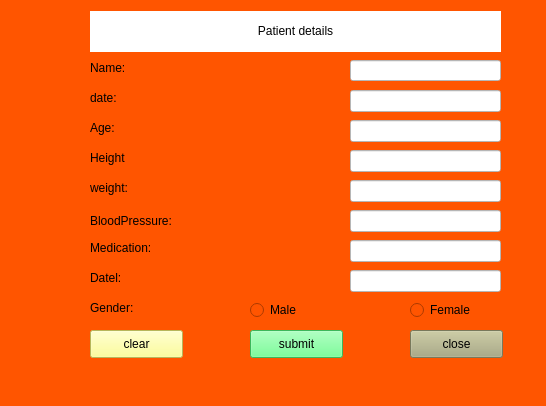
<?xml version="1.0" encoding="UTF-8"?>
<ui version="4.0">
 <class>MainWindow</class>
 <widget class="QMainWindow" name="MainWindow">
  <property name="geometry">
   <rect>
    <x>0</x>
    <y>0</y>
    <width>546</width>
    <height>406</height>
   </rect>
  </property>
  <property name="windowTitle">
   <string>MainWindow</string>
  </property>
  <property name="styleSheet">
   <string notr="true">background-color: rgb(255, 85, 0);</string>
  </property>
  <widget class="QWidget" name="centralwidget">
   <widget class="QLabel" name="label">
    <property name="geometry">
     <rect>
      <x>90</x>
      <y>60</y>
      <width>55</width>
      <height>16</height>
     </rect>
    </property>
    <property name="text">
     <string>Name:</string>
    </property>
   </widget>
   <widget class="QLineEdit" name="lineEdit">
    <property name="geometry">
     <rect>
      <x>350</x>
      <y>60</y>
      <width>151</width>
      <height>21</height>
     </rect>
    </property>
    <property name="styleSheet">
     <string notr="true">background-color: rgb(255, 255, 255);</string>
    </property>
   </widget>
   <widget class="QLabel" name="label_2">
    <property name="geometry">
     <rect>
      <x>90</x>
      <y>90</y>
      <width>55</width>
      <height>16</height>
     </rect>
    </property>
    <property name="text">
     <string>date:</string>
    </property>
   </widget>
   <widget class="QLineEdit" name="lineEdit_2">
    <property name="geometry">
     <rect>
      <x>350</x>
      <y>90</y>
      <width>151</width>
      <height>22</height>
     </rect>
    </property>
    <property name="styleSheet">
     <string notr="true">background-color: rgb(255, 255, 255);</string>
    </property>
   </widget>
   <widget class="QLabel" name="label_3">
    <property name="geometry">
     <rect>
      <x>110</x>
      <y>130</y>
      <width>55</width>
      <height>16</height>
     </rect>
    </property>
    <property name="text">
     <string/>
    </property>
   </widget>
   <widget class="QLabel" name="label_4">
    <property name="geometry">
     <rect>
      <x>90</x>
      <y>120</y>
      <width>55</width>
      <height>16</height>
     </rect>
    </property>
    <property name="text">
     <string>Age:</string>
    </property>
   </widget>
   <widget class="QLabel" name="label_5">
    <property name="geometry">
     <rect>
      <x>90</x>
      <y>150</y>
      <width>55</width>
      <height>16</height>
     </rect>
    </property>
    <property name="text">
     <string>Height</string>
    </property>
   </widget>
   <widget class="QLabel" name="label_6">
    <property name="geometry">
     <rect>
      <x>90</x>
      <y>180</y>
      <width>55</width>
      <height>16</height>
     </rect>
    </property>
    <property name="text">
     <string>weight:</string>
    </property>
   </widget>
   <widget class="QLabel" name="label_7">
    <property name="geometry">
     <rect>
      <x>90</x>
      <y>210</y>
      <width>91</width>
      <height>21</height>
     </rect>
    </property>
    <property name="text">
     <string>BloodPressure:</string>
    </property>
   </widget>
   <widget class="QLabel" name="label_8">
    <property name="geometry">
     <rect>
      <x>90</x>
      <y>240</y>
      <width>81</width>
      <height>16</height>
     </rect>
    </property>
    <property name="text">
     <string>Medication:</string>
    </property>
   </widget>
   <widget class="QLineEdit" name="lineEdit_3">
    <property name="geometry">
     <rect>
      <x>350</x>
      <y>120</y>
      <width>151</width>
      <height>22</height>
     </rect>
    </property>
    <property name="styleSheet">
     <string notr="true">background-color: rgb(255, 255, 255);</string>
    </property>
   </widget>
   <widget class="QLineEdit" name="lineEdit_4">
    <property name="geometry">
     <rect>
      <x>350</x>
      <y>150</y>
      <width>151</width>
      <height>22</height>
     </rect>
    </property>
    <property name="styleSheet">
     <string notr="true">background-color: rgb(255, 255, 255);</string>
    </property>
   </widget>
   <widget class="QLineEdit" name="lineEdit_5">
    <property name="geometry">
     <rect>
      <x>350</x>
      <y>180</y>
      <width>151</width>
      <height>22</height>
     </rect>
    </property>
    <property name="styleSheet">
     <string notr="true">background-color: rgb(255, 255, 255);</string>
    </property>
   </widget>
   <widget class="QLineEdit" name="lineEdit_6">
    <property name="geometry">
     <rect>
      <x>350</x>
      <y>210</y>
      <width>151</width>
      <height>22</height>
     </rect>
    </property>
    <property name="styleSheet">
     <string notr="true">background-color: rgb(255, 255, 255);</string>
    </property>
   </widget>
   <widget class="QLabel" name="label_9">
    <property name="geometry">
     <rect>
      <x>90</x>
      <y>270</y>
      <width>55</width>
      <height>16</height>
     </rect>
    </property>
    <property name="text">
     <string>Datel:</string>
    </property>
   </widget>
   <widget class="QLabel" name="label_10">
    <property name="geometry">
     <rect>
      <x>90</x>
      <y>300</y>
      <width>55</width>
      <height>16</height>
     </rect>
    </property>
    <property name="text">
     <string>Gender:</string>
    </property>
   </widget>
   <widget class="QLineEdit" name="lineEdit_7">
    <property name="geometry">
     <rect>
      <x>350</x>
      <y>240</y>
      <width>151</width>
      <height>22</height>
     </rect>
    </property>
    <property name="styleSheet">
     <string notr="true">background-color: rgb(255, 255, 255);</string>
    </property>
   </widget>
   <widget class="QLineEdit" name="lineEdit_8">
    <property name="geometry">
     <rect>
      <x>350</x>
      <y>270</y>
      <width>151</width>
      <height>22</height>
     </rect>
    </property>
    <property name="styleSheet">
     <string notr="true">background-color: rgb(255, 255, 255);</string>
    </property>
   </widget>
   <widget class="QRadioButton" name="radioButton">
    <property name="geometry">
     <rect>
      <x>250</x>
      <y>300</y>
      <width>95</width>
      <height>20</height>
     </rect>
    </property>
    <property name="text">
     <string>Male</string>
    </property>
   </widget>
   <widget class="QRadioButton" name="radioButton_2">
    <property name="geometry">
     <rect>
      <x>410</x>
      <y>300</y>
      <width>95</width>
      <height>20</height>
     </rect>
    </property>
    <property name="text">
     <string>Female</string>
    </property>
   </widget>
   <widget class="QPushButton" name="pushButton">
    <property name="geometry">
     <rect>
      <x>90</x>
      <y>330</y>
      <width>93</width>
      <height>28</height>
     </rect>
    </property>
    <property name="styleSheet">
     <string notr="true">background-color: rgb(255, 255, 127);</string>
    </property>
    <property name="text">
     <string>clear</string>
    </property>
   </widget>
   <widget class="QPushButton" name="pushButton_2">
    <property name="geometry">
     <rect>
      <x>250</x>
      <y>330</y>
      <width>93</width>
      <height>28</height>
     </rect>
    </property>
    <property name="styleSheet">
     <string notr="true">background-color: rgb(85, 255, 127);</string>
    </property>
    <property name="text">
     <string>submit</string>
    </property>
   </widget>
   <widget class="QPushButton" name="pushButton_3">
    <property name="geometry">
     <rect>
      <x>410</x>
      <y>330</y>
      <width>93</width>
      <height>28</height>
     </rect>
    </property>
    <property name="styleSheet">
     <string notr="true">background-color: rgb(170, 170, 127);</string>
    </property>
    <property name="text">
     <string>close</string>
    </property>
   </widget>
   <widget class="QLabel" name="label_11">
    <property name="geometry">
     <rect>
      <x>90</x>
      <y>11</y>
      <width>411</width>
      <height>41</height>
     </rect>
    </property>
    <property name="styleSheet">
     <string notr="true">background-color: rgb(255, 255, 255);
font: 75 18pt &quot;MS Shell Dlg 2&quot;;</string>
    </property>
    <property name="text">
     <string>&lt;html&gt;&lt;head/&gt;&lt;body&gt;&lt;p align=&quot;center&quot;&gt;Patient details&lt;/p&gt;&lt;/body&gt;&lt;/html&gt;</string>
    </property>
   </widget>
  </widget>
  <widget class="QMenuBar" name="menubar">
   <property name="geometry">
    <rect>
     <x>0</x>
     <y>0</y>
     <width>546</width>
     <height>26</height>
    </rect>
   </property>
  </widget>
  <widget class="QStatusBar" name="statusbar"/>
 </widget>
 <resources/>
 <connections/>
</ui>
